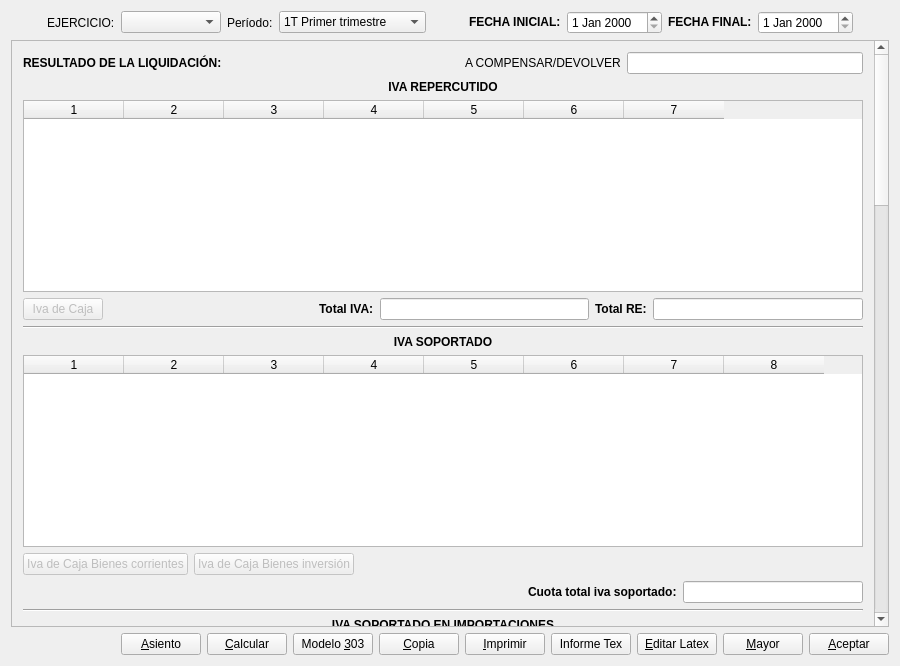
<?xml version="1.0" encoding="UTF-8"?>
<ui version="4.0">
 <author>José Manuel Díez Botella</author>
 <class>liquidacioniva</class>
 <widget class="QDialog" name="liquidacioniva">
  <property name="geometry">
   <rect>
    <x>0</x>
    <y>0</y>
    <width>900</width>
    <height>666</height>
   </rect>
  </property>
  <property name="windowTitle">
   <string>LIQUIDACIÓN IVA</string>
  </property>
  <layout class="QVBoxLayout" name="verticalLayout_2">
   <item>
    <layout class="QHBoxLayout">
     <property name="spacing">
      <number>6</number>
     </property>
     <property name="leftMargin">
      <number>0</number>
     </property>
     <property name="topMargin">
      <number>0</number>
     </property>
     <property name="rightMargin">
      <number>0</number>
     </property>
     <property name="bottomMargin">
      <number>0</number>
     </property>
     <item>
      <spacer name="horizontalSpacer_7">
       <property name="orientation">
        <enum>Qt::Horizontal</enum>
       </property>
       <property name="sizeHint" stdset="0">
        <size>
         <width>40</width>
         <height>20</height>
        </size>
       </property>
      </spacer>
     </item>
     <item>
      <widget class="QLabel" name="label_6">
       <property name="text">
        <string>EJERCICIO:</string>
       </property>
      </widget>
     </item>
     <item>
      <widget class="QComboBox" name="ejerciciocomboBox">
       <property name="minimumSize">
        <size>
         <width>100</width>
         <height>0</height>
        </size>
       </property>
      </widget>
     </item>
     <item>
      <widget class="QLabel" name="label_10">
       <property name="text">
        <string>Período:</string>
       </property>
      </widget>
     </item>
     <item>
      <widget class="QComboBox" name="periodocomboBox">
       <item>
        <property name="text">
         <string>1T Primer trimestre</string>
        </property>
       </item>
       <item>
        <property name="text">
         <string>2T Segundo trimestre</string>
        </property>
       </item>
       <item>
        <property name="text">
         <string>3T Tercer trimestre</string>
        </property>
       </item>
       <item>
        <property name="text">
         <string>4T Cuarto trimestre</string>
        </property>
       </item>
       <item>
        <property name="text">
         <string>01 Enero</string>
        </property>
       </item>
       <item>
        <property name="text">
         <string>02 Febrero</string>
        </property>
       </item>
       <item>
        <property name="text">
         <string>03 Marzo</string>
        </property>
       </item>
       <item>
        <property name="text">
         <string>04 Abril</string>
        </property>
       </item>
       <item>
        <property name="text">
         <string>05 Mayo</string>
        </property>
       </item>
       <item>
        <property name="text">
         <string>06 Junio</string>
        </property>
       </item>
       <item>
        <property name="text">
         <string>07 Julio</string>
        </property>
       </item>
       <item>
        <property name="text">
         <string>08 Agosto</string>
        </property>
       </item>
       <item>
        <property name="text">
         <string>09 Septiembre</string>
        </property>
       </item>
       <item>
        <property name="text">
         <string>10 Octubre</string>
        </property>
       </item>
       <item>
        <property name="text">
         <string>11 Noviembre</string>
        </property>
       </item>
       <item>
        <property name="text">
         <string>12 Diciembre</string>
        </property>
       </item>
      </widget>
     </item>
     <item>
      <spacer name="horizontalSpacer_5">
       <property name="orientation">
        <enum>Qt::Horizontal</enum>
       </property>
       <property name="sizeHint" stdset="0">
        <size>
         <width>40</width>
         <height>20</height>
        </size>
       </property>
      </spacer>
     </item>
     <item>
      <widget class="QLabel" name="textLabel1">
       <property name="text">
        <string>&lt;b&gt;FECHA INICIAL:&lt;/b&gt;</string>
       </property>
       <property name="wordWrap">
        <bool>false</bool>
       </property>
      </widget>
     </item>
     <item>
      <widget class="QDateEdit" name="inicialdateEdit"/>
     </item>
     <item>
      <widget class="QLabel" name="textLabel2">
       <property name="text">
        <string>&lt;b&gt;FECHA FINAL:&lt;/b&gt;</string>
       </property>
       <property name="wordWrap">
        <bool>false</bool>
       </property>
      </widget>
     </item>
     <item>
      <widget class="QDateEdit" name="finaldateEdit"/>
     </item>
     <item>
      <spacer name="horizontalSpacer_6">
       <property name="orientation">
        <enum>Qt::Horizontal</enum>
       </property>
       <property name="sizeHint" stdset="0">
        <size>
         <width>40</width>
         <height>20</height>
        </size>
       </property>
      </spacer>
     </item>
    </layout>
   </item>
   <item>
    <widget class="QScrollArea" name="scrollArea">
     <property name="widgetResizable">
      <bool>true</bool>
     </property>
     <widget class="QWidget" name="scrollAreaWidgetContents">
      <property name="geometry">
       <rect>
        <x>0</x>
        <y>-912</y>
        <width>864</width>
        <height>2321</height>
       </rect>
      </property>
      <layout class="QVBoxLayout" name="verticalLayout">
       <item>
        <layout class="QHBoxLayout" name="horizontalLayout">
         <item>
          <widget class="QLabel" name="label_2">
           <property name="font">
            <font>
             <weight>75</weight>
             <bold>true</bold>
            </font>
           </property>
           <property name="text">
            <string>RESULTADO DE LA LIQUIDACIÓN:</string>
           </property>
          </widget>
         </item>
         <item>
          <spacer name="horizontalSpacer_4">
           <property name="orientation">
            <enum>Qt::Horizontal</enum>
           </property>
           <property name="sizeHint" stdset="0">
            <size>
             <width>40</width>
             <height>20</height>
            </size>
           </property>
          </spacer>
         </item>
         <item>
          <widget class="QLabel" name="concepto_liq_label">
           <property name="text">
            <string>A COMPENSAR/DEVOLVER</string>
           </property>
          </widget>
         </item>
         <item>
          <widget class="QLineEdit" name="resultadolineEdit"/>
         </item>
        </layout>
       </item>
       <item>
        <widget class="QLabel" name="textLabel5">
         <property name="font">
          <font>
           <weight>75</weight>
           <bold>true</bold>
          </font>
         </property>
         <property name="text">
          <string>&lt;b&gt;IVA REPERCUTIDO&lt;/b&gt;</string>
         </property>
         <property name="alignment">
          <set>Qt::AlignCenter</set>
         </property>
         <property name="wordWrap">
          <bool>true</bool>
         </property>
        </widget>
       </item>
       <item>
        <widget class="QTableWidget" name="repercutidotable">
         <property name="rowCount">
          <number>0</number>
         </property>
         <property name="columnCount">
          <number>7</number>
         </property>
         <column/>
         <column/>
         <column/>
         <column/>
         <column/>
         <column/>
         <column/>
        </widget>
       </item>
       <item>
        <layout class="QHBoxLayout">
         <property name="spacing">
          <number>6</number>
         </property>
         <property name="leftMargin">
          <number>0</number>
         </property>
         <property name="topMargin">
          <number>0</number>
         </property>
         <property name="rightMargin">
          <number>0</number>
         </property>
         <property name="bottomMargin">
          <number>0</number>
         </property>
         <item>
          <widget class="QPushButton" name="iva_caja_reppushButton">
           <property name="enabled">
            <bool>false</bool>
           </property>
           <property name="text">
            <string>Iva de Caja</string>
           </property>
          </widget>
         </item>
         <item>
          <spacer>
           <property name="orientation">
            <enum>Qt::Horizontal</enum>
           </property>
           <property name="sizeHint" stdset="0">
            <size>
             <width>40</width>
             <height>20</height>
            </size>
           </property>
          </spacer>
         </item>
         <item>
          <widget class="QLabel" name="textLabel6">
           <property name="text">
            <string>&lt;b&gt;Total IVA:&lt;/b&gt;</string>
           </property>
           <property name="wordWrap">
            <bool>false</bool>
           </property>
          </widget>
         </item>
         <item>
          <widget class="QLineEdit" name="ivalineEdit"/>
         </item>
         <item>
          <widget class="QLabel" name="textLabel7">
           <property name="text">
            <string>&lt;b&gt;Total RE:&lt;/b&gt;</string>
           </property>
           <property name="wordWrap">
            <bool>false</bool>
           </property>
          </widget>
         </item>
         <item>
          <widget class="QLineEdit" name="relineEdit"/>
         </item>
        </layout>
       </item>
       <item>
        <widget class="Line" name="line1">
         <property name="frameShape">
          <enum>QFrame::HLine</enum>
         </property>
         <property name="frameShadow">
          <enum>QFrame::Sunken</enum>
         </property>
         <property name="lineWidth">
          <number>1</number>
         </property>
         <property name="orientation">
          <enum>Qt::Horizontal</enum>
         </property>
        </widget>
       </item>
       <item>
        <widget class="QLabel" name="textLabel4">
         <property name="font">
          <font>
           <weight>75</weight>
           <bold>true</bold>
          </font>
         </property>
         <property name="text">
          <string>&lt;b&gt;IVA SOPORTADO&lt;/b&gt;</string>
         </property>
         <property name="alignment">
          <set>Qt::AlignCenter</set>
         </property>
         <property name="wordWrap">
          <bool>true</bool>
         </property>
        </widget>
       </item>
       <item>
        <widget class="QTableWidget" name="soportadotable">
         <property name="columnCount">
          <number>8</number>
         </property>
         <column/>
         <column/>
         <column/>
         <column/>
         <column/>
         <column/>
         <column/>
         <column/>
        </widget>
       </item>
       <item>
        <layout class="QHBoxLayout" name="horizontalLayout_4">
         <item>
          <widget class="QPushButton" name="caja_corrientespushButton">
           <property name="enabled">
            <bool>false</bool>
           </property>
           <property name="text">
            <string>Iva de Caja Bienes corrientes</string>
           </property>
          </widget>
         </item>
         <item>
          <widget class="QPushButton" name="caja_inversionpushButton">
           <property name="enabled">
            <bool>false</bool>
           </property>
           <property name="text">
            <string>Iva de Caja Bienes inversión</string>
           </property>
          </widget>
         </item>
         <item>
          <spacer name="horizontalSpacer_3">
           <property name="orientation">
            <enum>Qt::Horizontal</enum>
           </property>
           <property name="sizeHint" stdset="0">
            <size>
             <width>40</width>
             <height>20</height>
            </size>
           </property>
          </spacer>
         </item>
        </layout>
       </item>
       <item>
        <layout class="QHBoxLayout">
         <property name="spacing">
          <number>6</number>
         </property>
         <property name="leftMargin">
          <number>0</number>
         </property>
         <property name="topMargin">
          <number>0</number>
         </property>
         <property name="rightMargin">
          <number>0</number>
         </property>
         <property name="bottomMargin">
          <number>0</number>
         </property>
         <item>
          <spacer>
           <property name="orientation">
            <enum>Qt::Horizontal</enum>
           </property>
           <property name="sizeHint" stdset="0">
            <size>
             <width>40</width>
             <height>20</height>
            </size>
           </property>
          </spacer>
         </item>
         <item>
          <widget class="QLabel" name="cuotasoptextLabel">
           <property name="font">
            <font>
             <weight>75</weight>
             <bold>true</bold>
            </font>
           </property>
           <property name="text">
            <string>Cuota total iva soportado:</string>
           </property>
           <property name="wordWrap">
            <bool>false</bool>
           </property>
          </widget>
         </item>
         <item>
          <widget class="QLineEdit" name="cuotalineEdit">
           <property name="maximumSize">
            <size>
             <width>180</width>
             <height>32767</height>
            </size>
           </property>
          </widget>
         </item>
        </layout>
       </item>
       <item>
        <widget class="Line" name="line1_2">
         <property name="frameShape">
          <enum>QFrame::HLine</enum>
         </property>
         <property name="frameShadow">
          <enum>QFrame::Sunken</enum>
         </property>
         <property name="lineWidth">
          <number>1</number>
         </property>
         <property name="orientation">
          <enum>Qt::Horizontal</enum>
         </property>
        </widget>
       </item>
       <item>
        <widget class="QLabel" name="label_3">
         <property name="font">
          <font>
           <weight>75</weight>
           <bold>true</bold>
          </font>
         </property>
         <property name="text">
          <string>IVA SOPORTADO EN IMPORTACIONES</string>
         </property>
         <property name="alignment">
          <set>Qt::AlignCenter</set>
         </property>
        </widget>
       </item>
       <item>
        <widget class="QTableWidget" name="imp_soportadotable">
         <property name="columnCount">
          <number>7</number>
         </property>
         <column/>
         <column/>
         <column/>
         <column/>
         <column/>
         <column/>
         <column/>
        </widget>
       </item>
       <item>
        <layout class="QHBoxLayout" name="_3">
         <property name="spacing">
          <number>6</number>
         </property>
         <property name="leftMargin">
          <number>0</number>
         </property>
         <property name="topMargin">
          <number>0</number>
         </property>
         <property name="rightMargin">
          <number>0</number>
         </property>
         <property name="bottomMargin">
          <number>0</number>
         </property>
         <item>
          <spacer>
           <property name="orientation">
            <enum>Qt::Horizontal</enum>
           </property>
           <property name="sizeHint" stdset="0">
            <size>
             <width>40</width>
             <height>20</height>
            </size>
           </property>
          </spacer>
         </item>
         <item>
          <widget class="QLabel" name="cuotasop_imptextLabel">
           <property name="font">
            <font>
             <weight>75</weight>
             <bold>true</bold>
            </font>
           </property>
           <property name="text">
            <string>Cuota total iva soportado importaciones:</string>
           </property>
           <property name="wordWrap">
            <bool>false</bool>
           </property>
          </widget>
         </item>
         <item>
          <widget class="QLineEdit" name="cuota_implineEdit">
           <property name="maximumSize">
            <size>
             <width>180</width>
             <height>32767</height>
            </size>
           </property>
          </widget>
         </item>
        </layout>
       </item>
       <item>
        <widget class="Line" name="line_6">
         <property name="orientation">
          <enum>Qt::Horizontal</enum>
         </property>
        </widget>
       </item>
       <item>
        <widget class="QLabel" name="textLabel1_2">
         <property name="font">
          <font>
           <weight>75</weight>
           <bold>true</bold>
          </font>
         </property>
         <property name="text">
          <string>ADQUISICIONES INTRACOMUNITARIAS DE BIENES</string>
         </property>
         <property name="alignment">
          <set>Qt::AlignCenter</set>
         </property>
         <property name="wordWrap">
          <bool>false</bool>
         </property>
        </widget>
       </item>
       <item>
        <widget class="QTableWidget" name="aibtable">
         <property name="columnCount">
          <number>6</number>
         </property>
         <column/>
         <column/>
         <column/>
         <column/>
         <column/>
         <column/>
        </widget>
       </item>
       <item>
        <widget class="Line" name="line3">
         <property name="frameShape">
          <enum>QFrame::HLine</enum>
         </property>
         <property name="frameShadow">
          <enum>QFrame::Sunken</enum>
         </property>
         <property name="orientation">
          <enum>Qt::Horizontal</enum>
         </property>
        </widget>
       </item>
       <item>
        <layout class="QHBoxLayout" name="horizontalLayout_3">
         <item>
          <spacer name="horizontalSpacer">
           <property name="orientation">
            <enum>Qt::Horizontal</enum>
           </property>
           <property name="sizeHint" stdset="0">
            <size>
             <width>28</width>
             <height>20</height>
            </size>
           </property>
          </spacer>
         </item>
         <item>
          <layout class="QFormLayout" name="formLayout">
           <property name="fieldGrowthPolicy">
            <enum>QFormLayout::AllNonFixedFieldsGrow</enum>
           </property>
           <item row="0" column="0">
            <widget class="QLabel" name="textLabel2_2">
             <property name="font">
              <font/>
             </property>
             <property name="text">
              <string>&lt;!DOCTYPE HTML PUBLIC &quot;-//W3C//DTD HTML 4.0//EN&quot; &quot;http://www.w3.org/TR/REC-html40/strict.dtd&quot;&gt;
&lt;html&gt;&lt;head&gt;&lt;meta name=&quot;qrichtext&quot; content=&quot;1&quot; /&gt;&lt;style type=&quot;text/css&quot;&gt;
p, li { white-space: pre-wrap; }
&lt;/style&gt;&lt;/head&gt;&lt;body style=&quot; font-family:'Sans Serif'; font-size:9pt; font-weight:400; font-style:normal;&quot;&gt;
&lt;table style=&quot;-qt-table-type: root; margin-top:4px; margin-bottom:4px; margin-left:4px; margin-right:4px;&quot;&gt;
&lt;tr&gt;
&lt;td style=&quot;border: none;&quot;&gt;
&lt;p style=&quot; margin-top:0px; margin-bottom:0px; margin-left:0px; margin-right:0px; -qt-block-indent:0; text-indent:0px;&quot;&gt;&lt;span style=&quot; font-weight:600;&quot;&gt;ENTREGAS INTRACOMUNITARIAS BIENES&lt;/span&gt;&lt;/p&gt;&lt;/td&gt;&lt;/tr&gt;&lt;/table&gt;&lt;/body&gt;&lt;/html&gt;</string>
             </property>
             <property name="textFormat">
              <enum>Qt::RichText</enum>
             </property>
             <property name="alignment">
              <set>Qt::AlignRight|Qt::AlignTrailing|Qt::AlignVCenter</set>
             </property>
             <property name="wordWrap">
              <bool>false</bool>
             </property>
            </widget>
           </item>
           <item row="0" column="1">
            <widget class="QLineEdit" name="eiblineEdit"/>
           </item>
           <item row="2" column="0">
            <widget class="QLabel" name="textLabel2_7">
             <property name="font">
              <font>
               <weight>50</weight>
               <bold>false</bold>
              </font>
             </property>
             <property name="text">
              <string>&lt;!DOCTYPE HTML PUBLIC &quot;-//W3C//DTD HTML 4.0//EN&quot; &quot;http://www.w3.org/TR/REC-html40/strict.dtd&quot;&gt;
&lt;html&gt;&lt;head&gt;&lt;meta name=&quot;qrichtext&quot; content=&quot;1&quot; /&gt;&lt;style type=&quot;text/css&quot;&gt;
p, li { white-space: pre-wrap; }
&lt;/style&gt;&lt;/head&gt;&lt;body style=&quot; font-family:'Noto Sans'; font-size:10pt; font-weight:400; font-style:normal;&quot;&gt;
&lt;table border=&quot;0&quot; style=&quot;-qt-table-type: root; margin-top:4px; margin-bottom:4px; margin-left:4px; margin-right:4px;&quot;&gt;
&lt;tr&gt;
&lt;td style=&quot;border: none;&quot;&gt;
&lt;p style=&quot; margin-top:0px; margin-bottom:0px; margin-left:0px; margin-right:0px; -qt-block-indent:0; text-indent:0px;&quot;&gt;&lt;span style=&quot; font-weight:600;&quot;&gt;Operaciones no sujetas por reglas de localización:&lt;/span&gt;&lt;/p&gt;&lt;/td&gt;&lt;/tr&gt;&lt;/table&gt;&lt;/body&gt;&lt;/html&gt;</string>
             </property>
             <property name="textFormat">
              <enum>Qt::RichText</enum>
             </property>
             <property name="alignment">
              <set>Qt::AlignRight|Qt::AlignTrailing|Qt::AlignVCenter</set>
             </property>
             <property name="wordWrap">
              <bool>false</bool>
             </property>
            </widget>
           </item>
           <item row="2" column="1">
            <widget class="QLineEdit" name="export_no_sujeta_lineEdit"/>
           </item>
           <item row="1" column="0">
            <widget class="QLabel" name="textLabel2_4">
             <property name="font">
              <font/>
             </property>
             <property name="text">
              <string>&lt;!DOCTYPE HTML PUBLIC &quot;-//W3C//DTD HTML 4.0//EN&quot; &quot;http://www.w3.org/TR/REC-html40/strict.dtd&quot;&gt;
&lt;html&gt;&lt;head&gt;&lt;meta name=&quot;qrichtext&quot; content=&quot;1&quot; /&gt;&lt;style type=&quot;text/css&quot;&gt;
p, li { white-space: pre-wrap; }
&lt;/style&gt;&lt;/head&gt;&lt;body style=&quot; font-family:'MS Shell Dlg 2'; font-size:8pt; font-weight:400; font-style:normal;&quot;&gt;
&lt;table border=&quot;0&quot; style=&quot;-qt-table-type: root; margin-top:4px; margin-bottom:4px; margin-left:4px; margin-right:4px;&quot;&gt;
&lt;tr&gt;
&lt;td style=&quot;border: none;&quot;&gt;
&lt;p style=&quot; margin-top:0px; margin-bottom:0px; margin-left:0px; margin-right:0px; -qt-block-indent:0; text-indent:0px;&quot;&gt;&lt;span style=&quot; font-family:'Sans Serif'; font-size:9pt; font-weight:600;&quot;&gt;EXPORTACIONES BIENES:&lt;/span&gt;&lt;/p&gt;&lt;/td&gt;&lt;/tr&gt;&lt;/table&gt;&lt;/body&gt;&lt;/html&gt;</string>
             </property>
             <property name="textFormat">
              <enum>Qt::RichText</enum>
             </property>
             <property name="alignment">
              <set>Qt::AlignRight|Qt::AlignTrailing|Qt::AlignVCenter</set>
             </property>
             <property name="wordWrap">
              <bool>false</bool>
             </property>
            </widget>
           </item>
           <item row="1" column="1">
            <widget class="QLineEdit" name="exportlineEdit"/>
           </item>
           <item row="3" column="0">
            <widget class="QLabel" name="label_7">
             <property name="font">
              <font>
               <weight>75</weight>
               <bold>true</bold>
              </font>
             </property>
             <property name="text">
              <string>Operaciones sujetas con inversión del sujeto pasivo:</string>
             </property>
             <property name="textFormat">
              <enum>Qt::RichText</enum>
             </property>
            </widget>
           </item>
           <item row="3" column="1">
            <widget class="QLineEdit" name="sujetas_isp_lineEdit"/>
           </item>
          </layout>
         </item>
         <item>
          <spacer name="horizontalSpacer_2">
           <property name="orientation">
            <enum>Qt::Horizontal</enum>
           </property>
           <property name="sizeHint" stdset="0">
            <size>
             <width>40</width>
             <height>20</height>
            </size>
           </property>
          </spacer>
         </item>
        </layout>
       </item>
       <item>
        <widget class="Line" name="line_8">
         <property name="orientation">
          <enum>Qt::Horizontal</enum>
         </property>
        </widget>
       </item>
       <item>
        <layout class="QHBoxLayout" name="horizontalLayout_2">
         <item>
          <widget class="QLabel" name="textLabel2_5">
           <property name="font">
            <font>
             <weight>75</weight>
             <bold>true</bold>
            </font>
           </property>
           <property name="text">
            <string>&lt;!DOCTYPE HTML PUBLIC &quot;-//W3C//DTD HTML 4.0//EN&quot; &quot;http://www.w3.org/TR/REC-html40/strict.dtd&quot;&gt;
&lt;html&gt;&lt;head&gt;&lt;meta name=&quot;qrichtext&quot; content=&quot;1&quot; /&gt;&lt;style type=&quot;text/css&quot;&gt;
p, li { white-space: pre-wrap; }
&lt;/style&gt;&lt;/head&gt;&lt;body style=&quot; font-family:'Sans Serif'; font-size:9pt; font-weight:600; font-style:normal;&quot;&gt;
&lt;table border=&quot;0&quot; style=&quot;-qt-table-type: root; margin-top:4px; margin-bottom:4px; margin-left:4px; margin-right:4px;&quot;&gt;
&lt;tr&gt;
&lt;td style=&quot;border: none;&quot;&gt;
&lt;p style=&quot; margin-top:0px; margin-bottom:0px; margin-left:0px; margin-right:0px; -qt-block-indent:0; text-indent:0px;&quot;&gt;Exentas originan dcho. deducción:&lt;/p&gt;&lt;/td&gt;&lt;/tr&gt;&lt;/table&gt;&lt;/body&gt;&lt;/html&gt;</string>
           </property>
           <property name="textFormat">
            <enum>Qt::RichText</enum>
           </property>
           <property name="alignment">
            <set>Qt::AlignRight|Qt::AlignTrailing|Qt::AlignVCenter</set>
           </property>
           <property name="wordWrap">
            <bool>false</bool>
           </property>
          </widget>
         </item>
         <item>
          <widget class="QLineEdit" name="exentas_deduclineEdit"/>
         </item>
         <item>
          <widget class="QLabel" name="textLabel2_6">
           <property name="font">
            <font/>
           </property>
           <property name="text">
            <string>&lt;!DOCTYPE HTML PUBLIC &quot;-//W3C//DTD HTML 4.0//EN&quot; &quot;http://www.w3.org/TR/REC-html40/strict.dtd&quot;&gt;
&lt;html&gt;&lt;head&gt;&lt;meta name=&quot;qrichtext&quot; content=&quot;1&quot; /&gt;&lt;style type=&quot;text/css&quot;&gt;
p, li { white-space: pre-wrap; }
&lt;/style&gt;&lt;/head&gt;&lt;body style=&quot; font-family:'Noto Sans'; font-size:10pt; font-weight:400; font-style:normal;&quot;&gt;
&lt;table border=&quot;0&quot; style=&quot;-qt-table-type: root; margin-top:4px; margin-bottom:4px; margin-left:4px; margin-right:4px;&quot;&gt;
&lt;tr&gt;
&lt;td style=&quot;border: none;&quot;&gt;
&lt;p style=&quot; margin-top:0px; margin-bottom:0px; margin-left:0px; margin-right:0px; -qt-block-indent:0; text-indent:0px;&quot;&gt;&lt;span style=&quot; font-family:'Sans Serif'; font-size:9pt; font-weight:600;&quot;&gt;Facturas emitidas exentas que no originan derecho a deducción:&lt;/span&gt;&lt;/p&gt;&lt;/td&gt;&lt;/tr&gt;&lt;/table&gt;&lt;/body&gt;&lt;/html&gt;</string>
           </property>
           <property name="textFormat">
            <enum>Qt::RichText</enum>
           </property>
           <property name="alignment">
            <set>Qt::AlignRight|Qt::AlignTrailing|Qt::AlignVCenter</set>
           </property>
           <property name="wordWrap">
            <bool>false</bool>
           </property>
          </widget>
         </item>
         <item>
          <widget class="QLineEdit" name="exentas_no_deduclineEdit"/>
         </item>
        </layout>
       </item>
       <item>
        <widget class="Line" name="line">
         <property name="orientation">
          <enum>Qt::Horizontal</enum>
         </property>
        </widget>
       </item>
       <item>
        <widget class="QLabel" name="textLabel1_3">
         <property name="font">
          <font>
           <weight>75</weight>
           <bold>true</bold>
          </font>
         </property>
         <property name="text">
          <string>ADQUISICIONES INTRACOMUNITARIAS DE SERVICIOS</string>
         </property>
         <property name="alignment">
          <set>Qt::AlignCenter</set>
         </property>
         <property name="wordWrap">
          <bool>false</bool>
         </property>
        </widget>
       </item>
       <item>
        <widget class="QTableWidget" name="autofacturastable">
         <property name="columnCount">
          <number>5</number>
         </property>
         <column/>
         <column/>
         <column/>
         <column/>
         <column/>
        </widget>
       </item>
       <item>
        <widget class="Line" name="line_2">
         <property name="orientation">
          <enum>Qt::Horizontal</enum>
         </property>
        </widget>
       </item>
       <item>
        <widget class="QLabel" name="textLabel1_4">
         <property name="font">
          <font>
           <weight>75</weight>
           <bold>true</bold>
          </font>
         </property>
         <property name="text">
          <string>IVERSIÓN SUJUETO PASIVO Adquisiciones no UE</string>
         </property>
         <property name="alignment">
          <set>Qt::AlignCenter</set>
         </property>
         <property name="wordWrap">
          <bool>false</bool>
         </property>
        </widget>
       </item>
       <item>
        <widget class="QTableWidget" name="autofacturas_exttable">
         <property name="columnCount">
          <number>5</number>
         </property>
         <column/>
         <column/>
         <column/>
         <column/>
         <column/>
        </widget>
       </item>
       <item>
        <widget class="Line" name="line_7">
         <property name="orientation">
          <enum>Qt::Horizontal</enum>
         </property>
        </widget>
       </item>
       <item>
        <widget class="QLabel" name="label_4">
         <property name="font">
          <font>
           <weight>75</weight>
           <bold>true</bold>
          </font>
         </property>
         <property name="text">
          <string>INVERSIÓN SUJETO PASIVO EN OPERACIONES INTERIORES</string>
         </property>
         <property name="alignment">
          <set>Qt::AlignCenter</set>
         </property>
        </widget>
       </item>
       <item>
        <widget class="QTableWidget" name="autofacturas_interiorestable">
         <property name="columnCount">
          <number>5</number>
         </property>
         <column/>
         <column/>
         <column/>
         <column/>
         <column/>
        </widget>
       </item>
       <item>
        <widget class="Line" name="line_5">
         <property name="orientation">
          <enum>Qt::Horizontal</enum>
         </property>
        </widget>
       </item>
       <item>
        <layout class="QHBoxLayout" name="_2">
         <property name="spacing">
          <number>6</number>
         </property>
         <property name="leftMargin">
          <number>0</number>
         </property>
         <property name="topMargin">
          <number>0</number>
         </property>
         <property name="rightMargin">
          <number>0</number>
         </property>
         <property name="bottomMargin">
          <number>0</number>
         </property>
         <item>
          <spacer>
           <property name="orientation">
            <enum>Qt::Horizontal</enum>
           </property>
           <property name="sizeHint" stdset="0">
            <size>
             <width>40</width>
             <height>20</height>
            </size>
           </property>
          </spacer>
         </item>
         <item>
          <widget class="QLabel" name="textLabel2_3">
           <property name="font">
            <font/>
           </property>
           <property name="text">
            <string>&lt;!DOCTYPE HTML PUBLIC &quot;-//W3C//DTD HTML 4.0//EN&quot; &quot;http://www.w3.org/TR/REC-html40/strict.dtd&quot;&gt;
&lt;html&gt;&lt;head&gt;&lt;meta name=&quot;qrichtext&quot; content=&quot;1&quot; /&gt;&lt;style type=&quot;text/css&quot;&gt;
p, li { white-space: pre-wrap; }
&lt;/style&gt;&lt;/head&gt;&lt;body style=&quot; font-family:'Sans Serif'; font-size:9pt; font-weight:400; font-style:normal;&quot;&gt;
&lt;p style=&quot; margin-top:0px; margin-bottom:0px; margin-left:0px; margin-right:0px; -qt-block-indent:0; text-indent:0px;&quot;&gt;&lt;span style=&quot; font-weight:600;&quot;&gt;PRESTACIÓN SERVICIOS INTRACOMUNITARIOS:&lt;/span&gt;&lt;/p&gt;&lt;/body&gt;&lt;/html&gt;</string>
           </property>
           <property name="textFormat">
            <enum>Qt::RichText</enum>
           </property>
           <property name="alignment">
            <set>Qt::AlignRight|Qt::AlignTrailing|Qt::AlignVCenter</set>
           </property>
           <property name="wordWrap">
            <bool>false</bool>
           </property>
          </widget>
         </item>
         <item>
          <widget class="QLineEdit" name="pr_servlineEdit"/>
         </item>
        </layout>
       </item>
       <item>
        <widget class="Line" name="line_4">
         <property name="orientation">
          <enum>Qt::Horizontal</enum>
         </property>
        </widget>
       </item>
       <item>
        <widget class="QLabel" name="label">
         <property name="font">
          <font>
           <weight>75</weight>
           <bold>true</bold>
          </font>
         </property>
         <property name="text">
          <string>IVA COMPENSACIÓN EN REGIMEN AGRARIO/PESCA</string>
         </property>
         <property name="alignment">
          <set>Qt::AlignCenter</set>
         </property>
        </widget>
       </item>
       <item>
        <widget class="QTableWidget" name="agrariotableWidget">
         <property name="columnCount">
          <number>5</number>
         </property>
         <column/>
         <column/>
         <column/>
         <column/>
         <column/>
        </widget>
       </item>
       <item>
        <widget class="Line" name="line_3">
         <property name="orientation">
          <enum>Qt::Horizontal</enum>
         </property>
        </widget>
       </item>
      </layout>
     </widget>
    </widget>
   </item>
   <item>
    <layout class="QHBoxLayout">
     <property name="spacing">
      <number>6</number>
     </property>
     <property name="leftMargin">
      <number>0</number>
     </property>
     <property name="topMargin">
      <number>0</number>
     </property>
     <property name="rightMargin">
      <number>0</number>
     </property>
     <property name="bottomMargin">
      <number>0</number>
     </property>
     <item>
      <spacer>
       <property name="orientation">
        <enum>Qt::Horizontal</enum>
       </property>
       <property name="sizeHint" stdset="0">
        <size>
         <width>40</width>
         <height>20</height>
        </size>
       </property>
      </spacer>
     </item>
     <item>
      <widget class="QPushButton" name="asientopushButton">
       <property name="text">
        <string>&amp;Asiento</string>
       </property>
       <property name="icon">
        <iconset resource="keme.qrc">
         <normaloff>:/iconos/graf/Files-New-File-icon.png</normaloff>:/iconos/graf/Files-New-File-icon.png</iconset>
       </property>
      </widget>
     </item>
     <item>
      <widget class="QPushButton" name="calcularpushButton">
       <property name="text">
        <string>&amp;Calcular</string>
       </property>
       <property name="icon">
        <iconset resource="keme.qrc">
         <normaloff>:/iconos/graf/calculator.xpm</normaloff>:/iconos/graf/calculator.xpm</iconset>
       </property>
       <property name="shortcut">
        <string>Alt+C</string>
       </property>
      </widget>
     </item>
     <item>
      <widget class="QPushButton" name="m300pushButton">
       <property name="text">
        <string>Modelo &amp;303</string>
       </property>
       <property name="icon">
        <iconset resource="keme.qrc">
         <normaloff>:/iconos/graf/aeat.png</normaloff>:/iconos/graf/aeat.png</iconset>
       </property>
      </widget>
     </item>
     <item>
      <widget class="QPushButton" name="copiapushButton">
       <property name="text">
        <string>&amp;Copia</string>
       </property>
       <property name="icon">
        <iconset resource="keme.qrc">
         <normaloff>:/iconos/graf/copiar.png</normaloff>:/iconos/graf/copiar.png</iconset>
       </property>
      </widget>
     </item>
     <item>
      <widget class="QPushButton" name="imprimepushButton">
       <property name="text">
        <string>&amp;Imprimir</string>
       </property>
       <property name="icon">
        <iconset resource="keme.qrc">
         <normaloff>:/iconos/graf/printer.png</normaloff>:/iconos/graf/printer.png</iconset>
       </property>
       <property name="shortcut">
        <string>Alt+I</string>
       </property>
      </widget>
     </item>
     <item>
      <widget class="QPushButton" name="informe_tex_pushButton">
       <property name="text">
        <string>Informe Tex</string>
       </property>
      </widget>
     </item>
     <item>
      <widget class="QPushButton" name="latexpushButton">
       <property name="text">
        <string>&amp;Editar Latex</string>
       </property>
       <property name="icon">
        <iconset resource="keme.qrc">
         <normaloff>:/iconos/graf/tex.png</normaloff>:/iconos/graf/tex.png</iconset>
       </property>
      </widget>
     </item>
     <item>
      <widget class="QPushButton" name="mayor_pushButton">
       <property name="text">
        <string>&amp;Mayor</string>
       </property>
       <property name="icon">
        <iconset resource="keme.qrc">
         <normaloff>:/iconos/graf/mayorg-int.xpm</normaloff>:/iconos/graf/mayorg-int.xpm</iconset>
       </property>
      </widget>
     </item>
     <item>
      <widget class="QPushButton" name="aceptarpushButton">
       <property name="text">
        <string>&amp;Aceptar</string>
       </property>
       <property name="icon">
        <iconset resource="keme.qrc">
         <normaloff>:/iconos/graf/application-exit.png</normaloff>:/iconos/graf/application-exit.png</iconset>
       </property>
       <property name="shortcut">
        <string>Alt+A</string>
       </property>
       <property name="default">
        <bool>false</bool>
       </property>
      </widget>
     </item>
    </layout>
   </item>
  </layout>
 </widget>
 <layoutdefault spacing="6" margin="11"/>
 <tabstops>
  <tabstop>ejerciciocomboBox</tabstop>
  <tabstop>periodocomboBox</tabstop>
  <tabstop>inicialdateEdit</tabstop>
  <tabstop>finaldateEdit</tabstop>
  <tabstop>scrollArea</tabstop>
  <tabstop>resultadolineEdit</tabstop>
  <tabstop>repercutidotable</tabstop>
  <tabstop>iva_caja_reppushButton</tabstop>
  <tabstop>ivalineEdit</tabstop>
  <tabstop>relineEdit</tabstop>
  <tabstop>soportadotable</tabstop>
  <tabstop>caja_corrientespushButton</tabstop>
  <tabstop>caja_inversionpushButton</tabstop>
  <tabstop>asientopushButton</tabstop>
  <tabstop>calcularpushButton</tabstop>
  <tabstop>m300pushButton</tabstop>
  <tabstop>copiapushButton</tabstop>
  <tabstop>imprimepushButton</tabstop>
  <tabstop>latexpushButton</tabstop>
  <tabstop>cuotalineEdit</tabstop>
  <tabstop>mayor_pushButton</tabstop>
  <tabstop>aceptarpushButton</tabstop>
  <tabstop>aibtable</tabstop>
  <tabstop>eiblineEdit</tabstop>
  <tabstop>exentas_deduclineEdit</tabstop>
  <tabstop>exentas_no_deduclineEdit</tabstop>
  <tabstop>autofacturastable</tabstop>
  <tabstop>autofacturas_exttable</tabstop>
  <tabstop>agrariotableWidget</tabstop>
  <tabstop>autofacturas_interiorestable</tabstop>
  <tabstop>cuota_implineEdit</tabstop>
  <tabstop>imp_soportadotable</tabstop>
  <tabstop>export_no_sujeta_lineEdit</tabstop>
  <tabstop>exportlineEdit</tabstop>
  <tabstop>pr_servlineEdit</tabstop>
 </tabstops>
 <resources>
  <include location="keme.qrc"/>
 </resources>
 <connections>
  <connection>
   <sender>aceptarpushButton</sender>
   <signal>clicked()</signal>
   <receiver>liquidacioniva</receiver>
   <slot>accept()</slot>
   <hints>
    <hint type="sourcelabel">
     <x>20</x>
     <y>20</y>
    </hint>
    <hint type="destinationlabel">
     <x>20</x>
     <y>20</y>
    </hint>
   </hints>
  </connection>
 </connections>
</ui>
